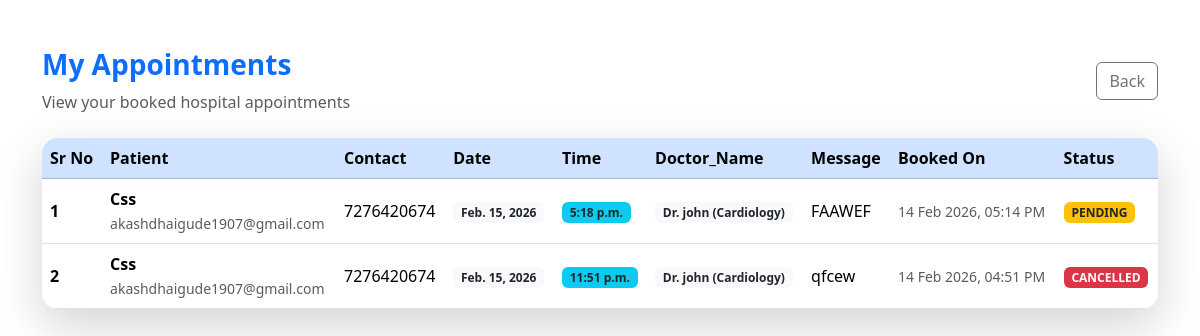
The app's page /dashboard/my_appointment/ (signed in) with its own data.
### hp_management/models.py (models this page shows)
class Appointment(models.Model):
    user = models.ForeignKey(User, on_delete=models.CASCADE)
    name = models.CharField(max_length=100)
    email = models.EmailField()
    phone = models.CharField(max_length=15)
    date = models.DateField()
    time = models.TimeField()
    address = models.TextField(max_length=100, blank=True, null=True)
    doctor = models.ForeignKey(Doctor, on_delete=models.SET_NULL, null=True, blank=True)
    message = models.TextField(blank=True, null=True)
    created_at = models.DateTimeField(auto_now_add=True)
    STATUS_CHOICES = [
        ("PENDING", "Pending"),
        ("CONFIRMED", "Confirmed"),
        ("CANCELLED", "Cancelled"),
    ]
    appointment_status = models.CharField(
        max_length=10, choices=STATUS_CHOICES, default="PENDING"
    )

class Doctor(models.Model):
    name = models.CharField(max_length=100)
    specialization = models.CharField(max_length=100)
    phone = models.CharField(max_length=15)
    email = models.EmailField(unique=True)
    is_active = models.BooleanField(default=True)
    joined_at = models.DateTimeField(auto_now_add=True)
    doctor_image = CloudinaryField('image', blank=True, null=True)
    def __str__(self):
        return f"Dr. {self.name} ({self.specialization})"

### hp_management/views.py (the view)
# urls.py: path('my_appointment/', my_appointment, name="my_appointment"),
@login_required(login_url="login")
def my_appointment(request):
    appointments = Appointment.objects.filter(user=request.user).order_by('-created_at')
    return render(
        request,
        "hospital/my_appointment.html",
        {"appointments": appointments}
    )

### templates/hospital/my_appointment.html (shortened to what this page needs)
{% extends 'layout/main.html' %}
{% load static %}
{% block content %}
<div class="container my-5">
    <div class="d-flex justify-content-between align-items-center mb-4">
        <div>
            <h3 class="fw-bold text-primary">
                 My Appointments
            </h3>
            <p class="text-muted mb-0">View your booked hospital appointments</p>
        </div>
        <a href="{% url 'home' %}" class="btn btn-outline-secondary">
             Back
        </a>
    </div>
    {% if appointments %}
    <div class="card shadow-lg border-0 appointment-card">
        <div class="card-body p-0">
            <div class="table-responsive">
                <table class="table table-hover align-middle mb-0">
                    <thead class="table-primary">
                        <tr>
                            <th>Sr No</th>
                            <th>Patient</th>
                            <th>Contact</th>
                            <th>Date</th>
                            <th>Time</th>
                            <th>Doctor_Name</th>
                            <th>Message</th>
                            <th>Booked On</th>
                            <th>Status</th>
                        </tr>
                    </thead>
                    <tbody>
                        {% for appointment in appointments %}
                        <tr>
                            <td class="fw-semibold">{{ forloop.counter }}</td>
                            <td>
                                <div class="fw-semibold">{{ appointment.name }}</div>
                                <small class="text-muted">{{ appointment.email }}</small>
                            </td>
                            <td>{{ appointment.phone }}</td>
                            <td>
                                <span class="badge bg-light text-dark">
                                    {{ appointment.date }}
                                </span>
                            </td>
                            <td>
                                <span class="badge bg-info text-dark">
                                    {{ appointment.time }}
                                </span>
                            </td>
                            <td>
                                <span class="badge bg-light text-dark">
                                    {{ appointment.doctor|default:"-" }}
                                </span>
                            </td>
                            <td>
                                {{ appointment.message|default:"—" }}
                            </td>
                            <td>
                                <small class="text-muted">
                                    {{ appointment.created_at|date:"d M Y, h:i A" }}
                                </small>
                            </td>
                            <td>
                                {% if appointment.appointment_status == "CONFIRMED" %}
                                <span class="badge bg-success">{{ appointment.appointment_status }}</span>
                                {% elif appointment.appointment_status == "PENDING" %}
                                <span class="badge bg-warning text-dark">{{ appointment.appointment_status }}</span>
                                {% elif appointment.appointment_status == "CANCELLED" %}
                                <span class="badge bg-danger">{{ appointment.appointment_status }}</span>
                                {% else %}
                                <span class="badge bg-secondary">{{ appointment.appointment_status }}</span>
                                {% endif %}
                            </td>
                        </tr>
                        {% endfor %}
                    </tbody>
                </table>
            </div>
        </div>
    </div>
    {% endif %}
</div>
{% endblock %}

### templates/hospital/my_appointment.html (style rules this page uses)
.appointment-card { border-radius: 16px; overflow: hidden; animation: fadeUp 0.6s ease; }
table th, table td { vertical-align: middle; }
table thead th { font-weight: 600; }

### records on screen
Appointment: name "Css", email "akashdhaigude1907@gmail.com", phone "7276420674", date "Feb. 15, 2026", time "5:18 p.m.", doctor "Dr. john (Cardiology)", message "FAAWEF", created_at "14 Feb 2026, 05:14 PM", appointment_status "PENDING"
Appointment: name "Css", email "akashdhaigude1907@gmail.com", phone "7276420674", date "Feb. 15, 2026", time "11:51 p.m.", doctor "Dr. john (Cardiology)", message "qfcew", created_at "14 Feb 2026, 04:51 PM", appointment_status "CANCELLED"
